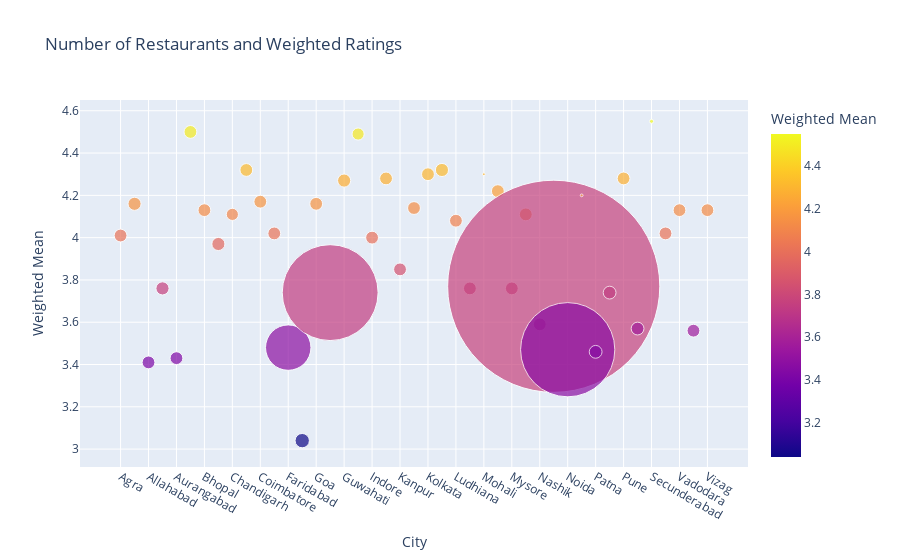

Notebook cell for this chart:
### Code cell
import plotly.express as px
df = px.data.gapminder()

fig = px.scatter(grp_data_vote2, x="City",
	         size="Count_of_Restaurants", y="Weighted Mean",
            color="Weighted Mean",size_max=150,hover_data=['Weighted Mean'],
                 title="Number of Restaurants and Weighted Ratings")

fig.show()

### Figure 1 — Plotly figure (JSON) as saved in the notebook; plotly's stock layout.template omitted (floating-point values rounded to 4 significant figures)
{"data": [{"hovertemplate": "City=%{x}<br>Weighted Mean=%{marker.color}<br>Count_of_Restaurants=%{marker.size}<extra></extra>", "legendgroup": "", "marker": {"color": [4.01, 4.16, 3.41, 3.76, 3.43, 4.5, 4.13, 3.97, 4.11, 4.32, 4.17, 4.02, 3.48, 3.04, 4.16, 3.74, 4.27, 4.49, 4, 4.28, 3.85, 4.14, 4.3, 4.32, 4.08, 3.76, 4.3, 4.22, 3.76, 4.11, 3.59, 3.77, 3.47, 4.2, 3.46, 3.74, 4.28, 3.57, 4.55, 4.02, 4.13, 3.56, 4.13], "coloraxis": "coloraxis", "size": [20, 21, 20, 21, 20, 20, 20, 21, 18, 20, 20, 20, 251, 25, 20, 1118, 21, 18, 20, 20, 20, 20, 20, 21, 20, 20, 1, 20, 20, 20, 20, 5473, 1080, 1, 20, 20, 20, 20, 2, 20, 20, 20, 20], "sizemode": "area", "sizeref": 0.2432, "symbol": "circle"}, "mode": "markers", "name": "", "orientation": "v", "showlegend": false, "type": "scatter", "x": ["Agra", "Ahmedabad", "Allahabad", "Amritsar", "Aurangabad", "Bangalore", "Bhopal", "Bhubaneshwar", "Chandigarh", "Chennai", "Coimbatore", "Dehradun", "Faridabad", "Ghaziabad", "Goa", "Gurgaon", "Guwahati", "Hyderabad", "Indore", "Jaipur", "Kanpur", "Kochi", "Kolkata", "Lucknow", "Ludhiana", "Mangalore", "Mohali", "Mumbai", "Mysore", "Nagpur", "Nashik", "New Delhi", "Noida", "Panchkula", "Patna", "Puducherry", "Pune", "Ranchi", "Secunderabad", "Surat", "Vadodara", "Varanasi", "Vizag"], "xaxis": "x", "y": [4.01, 4.16, 3.41, 3.76, 3.43, 4.5, 4.13, 3.97, 4.11, 4.32, 4.17, 4.02, 3.48, 3.04, 4.16, 3.74, 4.27, 4.49, 4, 4.28, 3.85, 4.14, 4.3, 4.32, 4.08, 3.76, 4.3, 4.22, 3.76, 4.11, 3.59, 3.77, 3.47, 4.2, 3.46, 3.74, 4.28, 3.57, 4.55, 4.02, 4.13, 3.56, 4.13], "yaxis": "y"}], "layout": {"coloraxis": {"colorbar": {"title": {"text": "Weighted Mean"}}, "colorscale": [[0, "#0d0887"], [0.1111, "#46039f"], [0.2222, "#7201a8"], [0.3333, "#9c179e"], [0.4444, "#bd3786"], [0.5556, "#d8576b"], [0.6667, "#ed7953"], [0.7778, "#fb9f3a"], [0.8889, "#fdca26"], [1, "#f0f921"]]}, "legend": {"itemsizing": "constant", "tracegroupgap": 0}, "title": {"text": "Number of Restaurants and Weighted Ratings"}, "xaxis": {"anchor": "y", "domain": [0, 1], "title": {"text": "City"}}, "yaxis": {"anchor": "x", "domain": [0, 1], "title": {"text": "Weighted Mean"}}}}
